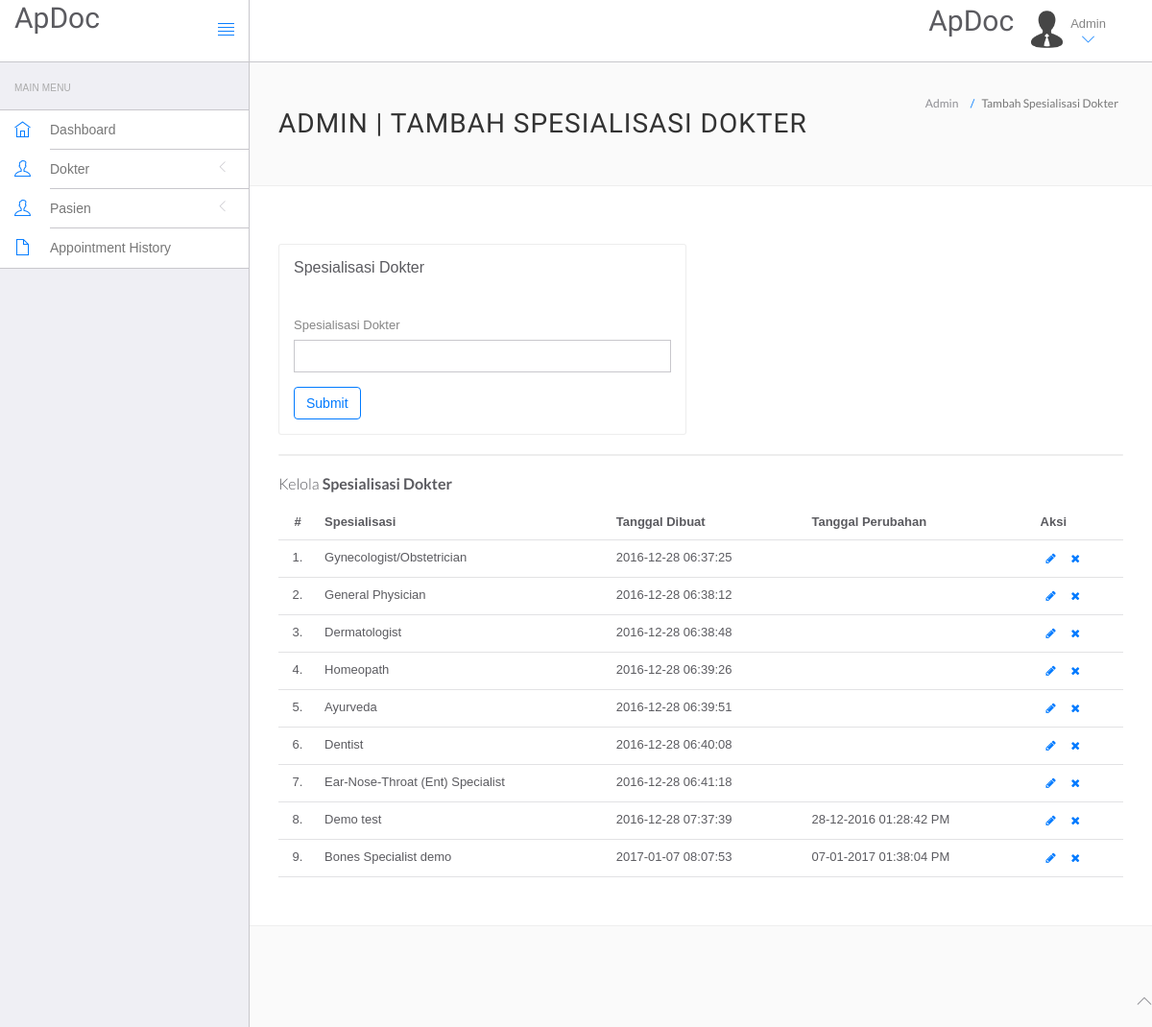
The page /apdoc/hms/admin/doctor-specilization.php (signed in) on the database as committed earlier.
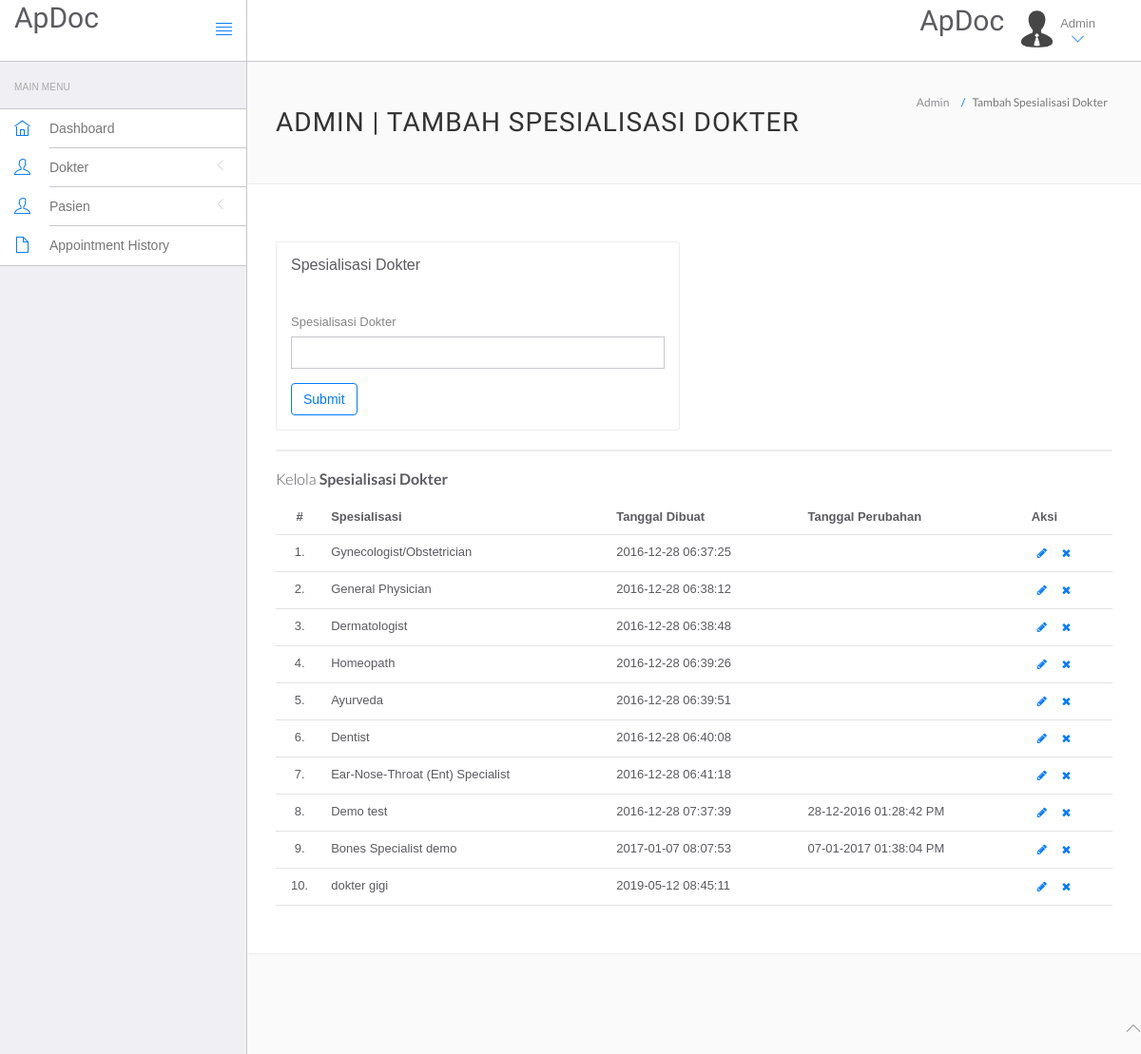
The same page on the database as committed later.
### tables this page shows
CREATE TABLE `doctorspecilization` (
  `id` int(11) NOT NULL,
  `specilization` varchar(255) NOT NULL,
  `creationDate` timestamp NOT NULL DEFAULT CURRENT_TIMESTAMP,
  `updationDate` varchar(255) NOT NULL
);

### apdoc/hms/admin/doctor-specilization.php (the view, shortened to what this page needs)
<?php
include('include/config.php');
?>
<!DOCTYPE html>
<html lang="en">
	<head>
		<link rel="stylesheet" href="vendor/bootstrap/css/bootstrap.min.css">
		<link rel="stylesheet" href="vendor/fontawesome/css/font-awesome.min.css">
		<link rel="stylesheet" href="vendor/themify-icons/themify-icons.min.css">
		<link href="vendor/animate.css/animate.min.css" rel="stylesheet" media="screen">
		<link href="vendor/perfect-scrollbar/perfect-scrollbar.min.css" rel="stylesheet" media="screen">
		<link href="vendor/switchery/switchery.min.css" rel="stylesheet" media="screen">
		<link href="vendor/bootstrap-touchspin/jquery.bootstrap-touchspin.min.css" rel="stylesheet" media="screen">
		<link href="vendor/select2/select2.min.css" rel="stylesheet" media="screen">
		<link href="vendor/bootstrap-datepicker/bootstrap-datepicker3.standalone.min.css" rel="stylesheet" media="screen">
		<link href="vendor/bootstrap-timepicker/bootstrap-timepicker.min.css" rel="stylesheet" media="screen">
		<link rel="stylesheet" href="assets/css/styles.css">
		<link rel="stylesheet" href="assets/css/plugins.css">
		<link rel="stylesheet" href="assets/css/themes/theme-1.css" id="skin_color" />
	</head>
	<body>
		<div id="app">
<?php include('include/sidebar.php');?>
			<div class="app-content">
						<?php include('include/header.php');?>
				<div class="main-content" >
					<div class="wrap-content container" id="container">
						<section id="page-title">
							<div class="row">
								<div class="col-sm-8">
									<h1 class="mainTitle">Admin | Tambah Spesialisasi Dokter</h1>
																	</div>
								<ol class="breadcrumb">
									<li>
										<span>Admin</span>
									</li>
									<li class="active">
										<span>Tambah Spesialisasi Dokter</span>
									</li>
								</ol>
							</div>
						</section>
						<div class="container-fluid container-fullw bg-white">
							<div class="row">
								<div class="col-md-12">
									<div class="row margin-top-30">
										<div class="col-lg-6 col-md-12">
											<div class="panel panel-white">
												<div class="panel-heading">
													<h5 class="panel-title">Spesialisasi Dokter</h5>
												</div>
												<div class="panel-body">
													<form role="form" name="dcotorspcl" method="post" >
														<div class="form-group">
															<label for="exampleInputEmail1">
																Spesialisasi Dokter
															</label>
							<input type="text" name="doctorspecilization" class="form-control">
														</div>
														<button type="submit" name="submit" class="btn btn-o btn-primary">
															Submit
														</button>
													</form>
												</div>
											</div>
										</div>
											</div>
										</div>
									<div class="col-lg-12 col-md-12">
											<div class="panel panel-white">
											</div>
										</div>
									</div>
									<div class="row">
								<div class="col-md-12">
									<h5 class="over-title margin-bottom-15">Kelola <span class="text-bold">Spesialisasi Dokter</span></h5>
									<table class="table table-hover" id="sample-table-1">
										<thead>
											<tr>
												<th class="center">#</th>
												<th>Spesialisasi</th>
												<th class="hidden-xs">Tanggal Dibuat</th>
												<th>Tanggal Perubahan </th>
												<th>Aksi</th>
											</tr>
										</thead>
										<tbody>
<?php
$sql=mysqli_query($con,"select * from doctorSpecilization");
$cnt=1;
while($row=mysqli_fetch_array($sql))
{
?>
											<tr>
												<td class="center"><?php echo $cnt;?>.</td>
												<td class="hidden-xs"><?php echo $row['specilization'];?></td>
												<td><?php echo $row['creationDate'];?></td>
												<td><?php echo $row['updationDate'];?>
												</td>
												<td >
												<div class="visible-md visible-lg hidden-sm hidden-xs">
							<a href="edit-doctor-specialization.php?id=<?php echo $row['id'];?>" class="btn btn-transparent btn-xs" tooltip-placement="top" tooltip="Edit"><i class="fa fa-pencil"></i></a>
	<a href="doctor-specilization.php?id=<?php echo $row['id']?>&del=delete" onClick="return confirm('Are you sure you want to delete?')"class="btn btn-transparent btn-xs tooltips" tooltip-placement="top" tooltip="Remove"><i class="fa fa-times fa fa-white"></i></a>
												</div>
												</td>
											</tr>
											<?php
$cnt=$cnt+1;
											 }?>
										</tbody>
									</table>
								</div>
							</div>
								</div>
							</div>
						</div>
					</div>
				</div>
	<?php include('include/footer.php');?>
	</body>
</html>

Rows that differ between the two databases and show on the page:
added doctorspecilization: specilization "dokter gigi", creationDate "2019-05-12 08:45:11"
